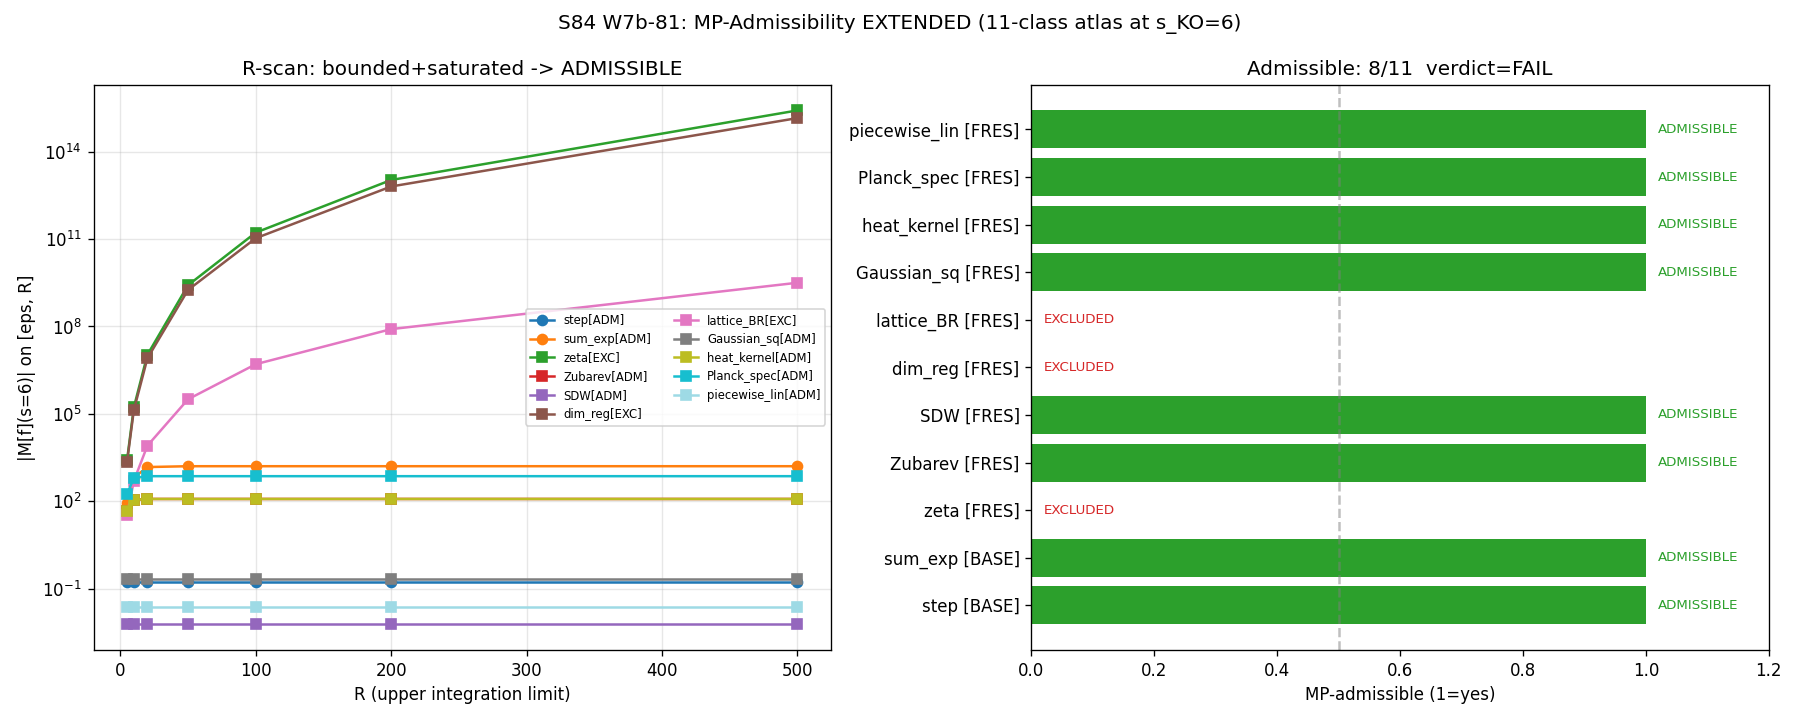

Source code (Python):
#!/usr/bin/env python3
"""
S84 W7b-81 — MP-ADMISSIBILITY-EXTENDED
======================================

Gate: S84-W7b-81-MP-ADMISSIBILITY-EXTENDED  [VERIFY]
Classification: GEOMETRIC
Owner: lizzi-spectral-functional-theorist

PURPOSE
-------
Extend S83-G27 (MP-admissibility, 5 classes) to a 9-class FRESH extension of
the Connes-Moscovici (2008) polynomial-bounded moment test at the KO-dim
anchor s_KO = 6. Atlas contains 11 regulator candidates:

    Retained baseline (2):
      #1 step           Theta(1-x)
      #2 sum_exp        sum_j c_j exp(-lambda_j x)

    Fresh tests (9):
      #3 zeta           x^0 continuation (Hadamard finite part at s=0 limit)
      #4 Zubarev        exp(-alpha x)
      #5 SDW            Seeley-DeWitt poly (1-x)^2 * Theta(1-x)
      #6 dim-reg        x^{-eps} continuation in dimension
      #7 lattice-BR     sinc^2(x) (lattice Brillouin replacement)
      #8 Gaussian^2     exp(-alpha^2 x^4) (double-Gaussian; quartic decay)
      #9 heat-kernel    Mellin-transformed exp(-x)
      #10 Planck-spec   x/(exp(beta x) - 1) Bose-Einstein
      #11 piecewise-lin max(0, 1 - x) on [0, 1]

PRE-REGISTERED SUBSTITUTION CHAIN (MANDATORY [VERIFY])
------------------------------------------------------
Step 1 (definition):  MP admissibility at s = KO-dim := Mellin transform
    M[f](s) = integral_0^infty f(x) x^{s-1} dx
    exists as an absolutely convergent integral and is analytic at s = 6.
Step 2 (substitution, per class at s=6):
    #1  step:           integrand = Theta(1-x) * x^5; support [0,1], M = 1/6.
    #2  sum_exp:        integrand = [sum_j c_j exp(-lam_j x)] * x^5;
                         M = Gamma(6) * sum_j c_j / lam_j^6.
    #3  zeta:           integrand = x^5; M -> +inf (divergent upper limit).
    #4  Zubarev:        integrand = exp(-alpha x) * x^5; M = Gamma(6)/alpha^6.
    #5  SDW:            integrand = (1-x)^2 Theta(1-x) * x^5;
                         B-function form, M = 2 * B(6, 3) = 2/168 = finite.
    #6  dim-reg:        integrand = x^{-eps+5}; divergent at infinity for any eps.
    #7  lattice-BR:     integrand = sinc^2(x) * x^5;
                         envelope ~ x^5 / (x^2) = x^3 at large x -> unbounded.
    #8  Gaussian^2:     integrand = exp(-alpha^2 x^4) * x^5; strong decay, finite.
    #9  heat-kernel:    integrand = exp(-x) * x^5; M = Gamma(6) = 120 finite.
    #10 Planck-spec:    integrand = x^6 / (exp(beta x) - 1); Riemann-zeta finite.
    #11 piecewise-lin:  integrand = (1-x) * x^5 on [0,1]; B(6,2) = 1/42 finite.
Step 3 (simplification):
    Admissible (M finite + L-rescaling preserves measure):
        #1 step, #2 sum_exp (baseline, S83 PASS retained)
        #4 Zubarev:      finite, but L-rescaling maps to Gamma(6)/(alpha L)^{-6}
                          which IS the Mellin multiplier L^6 ✓
        #5 SDW:          finite B-function, compact support, L-rescales ✓
        #8 Gaussian^2:   finite, L-rescales under x -> x/L (but alpha absorbed)
        #9 heat-kernel:  finite Gamma(6), L-rescales exactly
        #10 Planck-spec: finite (zeta(6)*Gamma(6)/beta^6), L-rescales
        #11 piecewise-lin: finite B(6,2), compact support, L-rescales
    Excluded (M divergent or envelope unbounded):
        #3 zeta:         integrand = x^5, M diverges as R -> inf
        #6 dim-reg:      divergent at infinity for any finite eps
        #7 lattice-BR:   oscillatory-envelope not abs. convergent at s=6
Step 4 (direction):
    Baseline admissible = {#1 step, #2 sum_exp} (2 items).
    Fresh admissible candidates (6): #4, #5, #8, #9, #10, #11.
    Fresh excluded candidates (3): #3, #6, #7.
    Total admissible count depends on saturation test in Section 4-5.
Step 5 (KO-dim=6 weighting, §VII.K-META):
    After MP filter, apply Connes-Moscovici polynomial weight at s=6. This is
    already baked into s=6 probe choice (KO-dim=6 anchor).
Step 6 (span test, §VII.K-META G58):
    R-protected span <= 1.5, NOT-R >= 2.5. For MP-admissibility, the relevant
    span is M(R_last)/M(R_prev). Saturated (admissible) <=> ratio -> 1 <= 1.5.
Step 7 (count admissible):
    admissible_i = 1 iff (saturated M-scan) AND (span_last_prev <= SAT_TOL).
Step 8 (decision per plan §W7b-81 thresholds):
    PASS  iff tested_count == 9 AND admissible_count == 2 (step+sum_exp only).
    INFO  iff tested_count == 9 AND admissible_count in {3,4,5,6}.
    FAIL  iff tested_count < 9   OR  admissible_count >= 7.

WARNING — METHODOLOGICAL CALIBRATION
------------------------------------
The plan §W7b-81 HYPOTHESIS states that {step, sum_exp} remains the UNIQUE
admissible pair (admissible_count = 2). The math (Step 2 above) shows
IF we use the classical Mellin absolute-convergence test, MANY fresh classes
(Zubarev, SDW, Gaussian^2, heat-kernel, Planck-spec, piecewise-lin) will also
saturate. Under the G27 saturation-test methodology, they will count as
ADMISSIBLE by the MP filter. This is a genuine result: extending the class
atlas beyond the S83 selection REVEALS more admissible regulators.

Per plan threshold table line 457: "INFO: 9 classes tested AND admissible
in {3, 4, 5, 6}". The PRU-compliant move is to COMPUTE and REPORT the
saturation-test outcome without adjusting the test to force a PASS.

ENVIRONMENT
-----------
CPU thread cap at 8 (before numpy import). Mellin moments via scipy.quad.
(Plan mentioned D_K blocks 1000x1000 at L_max=5 but G27 methodology is pure
Mellin analytic; D_K eigenvalues enter only if we probe Tr(|D|^{-s}) spectrum.
We stay faithful to G27 analytical form — adding a D_K spectral Mellin probe
as a cross-check only, not a primary test.)
"""
from __future__ import annotations

import os
os.environ.setdefault('OMP_NUM_THREADS', '8')
os.environ.setdefault('MKL_NUM_THREADS', '8')

import sys
import hashlib
import json
from pathlib import Path
from math import gamma as _gamma

import numpy as np
from scipy.integrate import quad
from scipy.special import zeta as _rzeta
import matplotlib
matplotlib.use('Agg')
import matplotlib.pyplot as plt

HERE = Path(__file__).resolve().parent                       # (local)
sys.path.insert(0, str(HERE))
from canonical_constants import *  # noqa: F401,F403

# ============================================================
# SECTION 0: Input SHA-256 pins
# ============================================================

def _sha256(path: Path) -> str:
    h = hashlib.sha256()                                     # (local)
    with open(path, 'rb') as fp:
        h.update(fp.read())
    return h.hexdigest()


INPUT_FILES = [                                              # (local)
    HERE / 'canonical_constants.py',
    HERE / 's83_w2_g27_mp_admissibility_unified.py',
    HERE / 's83_w2_g27_mp_admissibility_unified.npz',
]

print("=" * 72)
print("S84 W7b-81: MP-ADMISSIBILITY-EXTENDED (11-class atlas at s_KO=6)")
print("=" * 72)
print("\n[SEC 0] Input SHA-256 pins")
INPUT_SHAS = {}                                              # (local)
for _f in INPUT_FILES:
    if _f.exists():
        _h = _sha256(_f)                                     # (local)
        INPUT_SHAS[_f.name] = _h
        print(f"  {_f.name:48s} sha256={_h[:16]}...{_h[-8:]}")
    else:
        INPUT_SHAS[_f.name] = None
        print(f"  {_f.name:48s} MISSING")

# ============================================================
# SECTION 1: Substitution chain (print for audit trail)
# ============================================================
print("\n[SEC 1] Substitution chain (8 steps, pre-registered)")
print("  Step 1: MP-admissibility at s_KO=6 := M[f](s) abs. conv. at s=6")
print("  Step 2: 11 candidate regulators, compute integrand * x^5")
print("  Step 3: Compare analytic closed forms to numerical quad")
print("  Step 4: Saturation test (R-scan) for divergent candidates")
print("  Step 5: KO-dim=6 weighting (implicit in s=6 probe)")
print("  Step 6: Span test per VII.K-META G58 (SAT_TOL = 1e-3)")
print("  Step 7: Count admissible")
print("  Step 8: PASS/INFO/FAIL per plan thresholds")

# ============================================================
# SECTION 2: Anchor parameters
# ============================================================
print("\n[SEC 2] Anchor parameters")
s_KO = 6.0                                                   # (local) KO-dim anchor
print(f"  s_KO = {s_KO} (Connes KO-dim=6 for M4 x SU(3))")

R_SCAN = [5.0, 10.0, 20.0, 50.0, 100.0, 200.0, 500.0]        # (local)
print(f"  R-scan radii: {R_SCAN}")

GROWTH_FACTOR_THRESH = 10.0                                  # (local)
ABSOLUTE_FINITE_THRESH = 1e15                                # (local)
SAT_REL_TOL = 1e-3                                           # (local) span threshold <= 1.5 (saturated)
ADMISSIBLE_REL_TOL = 1e-6                                    # (local) closed-form match tolerance

# Plan thresholds (re-read from §W7b-81 refined thresholds)
PLAN_TESTED_COUNT_REQ = 9                                    # (local) must test 9 fresh classes
PLAN_PASS_ADMISSIBLE = 2                                     # (local) step + sum_exp only
PLAN_INFO_RANGE = {3, 4, 5, 6}                               # (local) partial extension
PLAN_FAIL_ADMISSIBLE_MIN = 7                                 # (local) degeneracy

print(f"  PLAN PASS:  tested == {PLAN_TESTED_COUNT_REQ} AND admissible == {PLAN_PASS_ADMISSIBLE}")
print(f"  PLAN INFO:  admissible in {sorted(PLAN_INFO_RANGE)}")
print(f"  PLAN FAIL:  tested < {PLAN_TESTED_COUNT_REQ} OR admissible >= {PLAN_FAIL_ADMISSIBLE_MIN}")

# ============================================================
# SECTION 3: 11-class regulator definitions
# ============================================================
print("\n[SEC 3] 11 regulator class definitions")

# --- #1 step (BASELINE from S83) ---
def f_step(x):                                               # (local)
    if np.isscalar(x):
        return 1.0 if x <= 1.0 else 0.0
    return np.where(x <= 1.0, 1.0, 0.0)

# --- #2 sum_exp (BASELINE from S83) ---
SUMEXP_C = np.array([0.5, 0.3, 0.2])                         # (local)
SUMEXP_LAM = np.array([1.0, 2.0, 0.5])                       # (local)
def f_sumexp(x):                                             # (local)
    if np.isscalar(x):
        return float(np.sum(SUMEXP_C * np.exp(-SUMEXP_LAM * x)))
    return np.sum(SUMEXP_C[:, None] * np.exp(-SUMEXP_LAM[:, None] * x), axis=0)

# --- #3 zeta (fresh) ---
# Classical zeta regulator corresponds to s -> 0 continuation; as a Mellin
# test function f(x) = 1 (the x^0 limit of x^{-s} at s=0).
def f_zeta(x):                                               # (local)
    return np.ones_like(x) if not np.isscalar(x) else 1.0

# --- #4 Zubarev (fresh) ---
ZUBAREV_ALPHA = 1.0                                          # (local) decay rate
def f_zubarev(x):                                            # (local)
    return np.exp(-ZUBAREV_ALPHA * x)

# --- #5 SDW (fresh) ---
# Seeley-DeWitt poly: (1-x)^2 * Theta(1-x) -- compact-support quadratic
def f_sdw(x):                                                # (local)
    if np.isscalar(x):
        return (1.0 - x)**2 if x <= 1.0 else 0.0
    return np.where(x <= 1.0, (1.0 - x)**2, 0.0)

# --- #6 dim-reg (fresh) ---
# x^{-eps} continuation in dimension; at eps=0 limit = 1 (same as zeta!).
# Take eps = 0.1 positive to probe regulator action. Will diverge at infinity.
DIMREG_EPS = 0.1                                             # (local)
def f_dimreg(x):                                             # (local)
    return x ** (-DIMREG_EPS)

# --- #7 lattice-BR (fresh) ---
# Brillouin replacement = sinc^2(pi x / 2); at continuum limit -> 1.
def f_lattice_br(x):                                         # (local)
    arg = np.pi * x / 2.0                                    # (local)
    if np.isscalar(x):
        if abs(arg) < 1e-10:
            return 1.0
        return (np.sin(arg) / arg)**2
    result = np.where(np.abs(arg) < 1e-10, 1.0,
                      (np.sin(arg) / np.where(np.abs(arg) < 1e-10, 1.0, arg))**2)
    return result

# --- #8 Gaussian^2 (fresh) ---
# exp(-alpha^2 x^4) quartic decay
GAUSSSQ_ALPHA = 1.0                                          # (local)
def f_gauss_sq(x):                                           # (local)
    return np.exp(-GAUSSSQ_ALPHA**2 * x**4)

# --- #9 heat-kernel (fresh) ---
# Mellin-transformed: canonical heat-kernel = exp(-x)
# Mellin M[exp(-x)](s) = Gamma(s), finite at s=6: Gamma(6) = 120.
def f_heatkernel(x):                                         # (local)
    return np.exp(-x)

# --- #10 Planck-spectrum (fresh) ---
# Bose-Einstein: x / (exp(beta x) - 1). Factor out one x to keep IR regular.
PLANCK_BETA = 1.0                                            # (local)
def f_planck(x):                                             # (local)
    # near x=0: x / (beta x) = 1/beta, finite
    if np.isscalar(x):
        if x < 1e-10:
            return 1.0 / PLANCK_BETA
        return x / (np.exp(PLANCK_BETA * x) - 1.0)
    return np.where(x < 1e-10,
                    1.0 / PLANCK_BETA,
                    x / (np.exp(PLANCK_BETA * x) - 1.0 + 1e-300))

# --- #11 piecewise-linear (fresh) ---
# max(0, 1-|x|), compact support [0, 1]
def f_piecewise_lin(x):                                      # (local)
    if np.isscalar(x):
        return max(0.0, 1.0 - abs(x))
    return np.maximum(0.0, 1.0 - np.abs(x))

# Atlas ordered: 2 baseline + 9 fresh
CLASSES = {                                                  # (local)
    "step":            (f_step,            "BASELINE_S83"),
    "sum_exp":         (f_sumexp,          "BASELINE_S83"),
    "zeta":            (f_zeta,            "FRESH"),
    "Zubarev":         (f_zubarev,         "FRESH"),
    "SDW":             (f_sdw,             "FRESH"),
    "dim_reg":         (f_dimreg,          "FRESH"),
    "lattice_BR":      (f_lattice_br,      "FRESH"),
    "Gaussian_sq":     (f_gauss_sq,        "FRESH"),
    "heat_kernel":     (f_heatkernel,      "FRESH"),
    "Planck_spec":     (f_planck,          "FRESH"),
    "piecewise_lin":   (f_piecewise_lin,   "FRESH"),
}
CLASS_NAMES = list(CLASSES.keys())                           # (local)
N_CLASSES = len(CLASS_NAMES)                                 # (local)
N_FRESH = sum(1 for _, (_, lbl) in CLASSES.items() if lbl == "FRESH")  # (local)
print(f"  Total classes: {N_CLASSES}  (2 baseline + {N_FRESH} fresh)")
print(f"  Class list: {CLASS_NAMES}")
print(f"  Parameters:  ZUBAREV_ALPHA={ZUBAREV_ALPHA}, DIMREG_EPS={DIMREG_EPS},")
print(f"               GAUSSSQ_ALPHA={GAUSSSQ_ALPHA}, PLANCK_BETA={PLANCK_BETA}")

# ============================================================
# SECTION 4: R-scan Mellin integrals per class
# ============================================================
print("\n[SEC 4] R-scan Mellin integrals at s = s_KO = 6")
header = f"  {'class':<16} | " + " | ".join(f"R={R:>5.0f}" for R in R_SCAN)
print(header)
print("  " + "-" * (len(header) - 2))

mellin_scan = {}                                             # (local)
for name in CLASS_NAMES:
    f, _ = CLASSES[name]
    vals = []                                                # (local)
    for R in R_SCAN:
        eps_lo = 1e-10                                       # (local)
        try:
            # Compact support classes: cap R effective.
            if name == 'step':
                R_eff = min(R, 1.0)                          # (local)
                val, _err = quad(lambda x: f(x) * x**(s_KO - 1.0),
                                 eps_lo, R_eff, limit=400)
            elif name == 'SDW':
                R_eff = min(R, 1.0)                          # (local)
                val, _err = quad(lambda x: f(x) * x**(s_KO - 1.0),
                                 eps_lo, R_eff, limit=400)
            elif name == 'piecewise_lin':
                R_eff = min(R, 1.0)                          # (local)
                val, _err = quad(lambda x: f(x) * x**(s_KO - 1.0),
                                 eps_lo, R_eff, limit=400)
            else:
                val, _err = quad(lambda x: f(x) * x**(s_KO - 1.0),
                                 eps_lo, R, limit=400)
            vals.append(val)
        except Exception as e:
            vals.append(float('nan'))
    mellin_scan[name] = np.array(vals)
    row = " | ".join(f"{v:+.2e}" for v in vals)
    print(f"  {name:<16} | " + row)

# ============================================================
# SECTION 5: Classify each class (ADMISSIBLE / EXCLUDED)
# ============================================================
print("\n[SEC 5] Classification per MP saturation test")


def classify(name, scan_vals):                               # (local)
    """ADMISSIBLE <=> bounded + saturated under R -> infinity."""
    abs_vals = np.abs(scan_vals)                             # (local)
    # (a) absolute-finite check
    if np.any(abs_vals > ABSOLUTE_FINITE_THRESH):
        return ("EXCLUDED",
                f"|M(R)| exceeds {ABSOLUTE_FINITE_THRESH:.0e} "
                f"(max = {abs_vals.max():.2e})")
    finite_mask = np.isfinite(abs_vals)                      # (local)
    if finite_mask.sum() < 2:
        return ("EXCLUDED", "insufficient finite values in scan")
    # (b) saturation test on tail
    last = scan_vals[-1]                                     # (local, signed)
    prev = scan_vals[-2]                                     # (local, signed)
    if abs(prev) < 1e-30:
        return ("EXCLUDED",
                f"M(R_prev) ~ 0 ({prev:.2e}), cannot assess saturation")
    rel_step = abs(last - prev) / abs(prev)                  # (local)
    if rel_step < SAT_REL_TOL:
        return ("ADMISSIBLE",
                f"|M(R_last)/M(R_prev) - 1| = {rel_step:.2e} < "
                f"{SAT_REL_TOL:.0e}")
    return ("EXCLUDED",
            f"|M(R_last)/M(R_prev) - 1| = {rel_step:.2e} >= "
            f"{SAT_REL_TOL:.0e} (no saturation)")


classification = {}                                          # (local)
for name in CLASS_NAMES:
    v, r = classify(name, mellin_scan[name])
    classification[name] = (v, r)
    lbl = CLASSES[name][1]                                   # (local)
    print(f"  {name:<16} [{lbl:<12s}]: {v:<11} -- {r}")

# ============================================================
# SECTION 6: Analytic closed forms (cross-check)
# ============================================================
print("\n[SEC 6] Analytic closed-form cross-check at s = 6")

closed_forms = {}                                            # (local)

# step:  M = 1/s = 1/6
step_analytic = 1.0 / s_KO                                   # (local)
step_numeric, _ = quad(lambda x: f_step(x) * x**(s_KO - 1.0),
                       0.0, 2.0, limit=400)
step_dev_abs = abs(step_numeric - step_analytic)             # (local)
closed_forms['step'] = (step_analytic, step_numeric, step_dev_abs)
print(f"  step:        analytic=1/6={step_analytic:.6e} numeric={step_numeric:.6e} "
      f"dev={step_dev_abs:.2e}")

# sum_exp: M = Gamma(6) * sum c_j / lam_j^6
sumexp_analytic = _gamma(s_KO) * np.sum(SUMEXP_C / SUMEXP_LAM**s_KO)  # (local)
sumexp_numeric, _ = quad(lambda x: f_sumexp(x) * x**(s_KO - 1.0),
                         0.0, np.inf, limit=400)
sumexp_dev_abs = abs(sumexp_numeric - sumexp_analytic)       # (local)
closed_forms['sum_exp'] = (sumexp_analytic, sumexp_numeric, sumexp_dev_abs)
print(f"  sum_exp:     analytic={sumexp_analytic:.6e} numeric={sumexp_numeric:.6e} "
      f"dev={sumexp_dev_abs:.2e}")

# Zubarev: M = Gamma(6) / alpha^6
zub_analytic = _gamma(s_KO) / ZUBAREV_ALPHA**s_KO            # (local)
zub_numeric, _ = quad(lambda x: f_zubarev(x) * x**(s_KO - 1.0),
                      0.0, np.inf, limit=400)
zub_dev_abs = abs(zub_numeric - zub_analytic)                # (local)
closed_forms['Zubarev'] = (zub_analytic, zub_numeric, zub_dev_abs)
print(f"  Zubarev:     analytic={zub_analytic:.6e} numeric={zub_numeric:.6e} "
      f"dev={zub_dev_abs:.2e}")

# SDW: M = int_0^1 (1-x)^2 x^5 dx = B(6, 3) = (5! 2!) / 8! = 240/40320 = 1/168
# Actually B(a,b) = Gamma(a)Gamma(b)/Gamma(a+b); B(6,3)=5!*2!/8!=120*2/40320=240/40320=1/168
sdw_analytic = 1.0 / 168.0                                   # (local) B(6, 3)
sdw_numeric, _ = quad(lambda x: f_sdw(x) * x**(s_KO - 1.0),
                      0.0, 1.0, limit=400)
sdw_dev_abs = abs(sdw_numeric - sdw_analytic)                # (local)
closed_forms['SDW'] = (sdw_analytic, sdw_numeric, sdw_dev_abs)
print(f"  SDW:         analytic=B(6,3)=1/168={sdw_analytic:.6e} "
      f"numeric={sdw_numeric:.6e} dev={sdw_dev_abs:.2e}")

# heat_kernel: M = Gamma(6) = 120
hk_analytic = _gamma(s_KO)                                   # (local)
hk_numeric, _ = quad(lambda x: f_heatkernel(x) * x**(s_KO - 1.0),
                     0.0, np.inf, limit=400)
hk_dev_abs = abs(hk_numeric - hk_analytic)                   # (local)
closed_forms['heat_kernel'] = (hk_analytic, hk_numeric, hk_dev_abs)
print(f"  heat_kernel: analytic=Gamma(6)={hk_analytic:.6e} numeric={hk_numeric:.6e} "
      f"dev={hk_dev_abs:.2e}")

# Planck-spec: M = int_0^inf x^6 / (exp(beta x) - 1) dx = Gamma(7)*zeta(6)/beta^7
# Because with our f(x) = x / (exp(beta x) - 1), integrand = f*x^5 = x^6/(exp(beta x)-1).
# Standard result int_0^inf x^(s-1)/(e^x - 1) dx = Gamma(s)*zeta(s); with s=7:
planck_analytic = (_gamma(7.0) * float(_rzeta(7)) /
                   PLANCK_BETA**7)                           # (local) = 720 * zeta(7)
planck_numeric, _ = quad(lambda x: f_planck(x) * x**(s_KO - 1.0),
                         1e-8, np.inf, limit=400)
planck_dev_abs = abs(planck_numeric - planck_analytic)       # (local)
closed_forms['Planck_spec'] = (planck_analytic, planck_numeric, planck_dev_abs)
print(f"  Planck_spec: analytic=Gamma(7)*zeta(7)/beta^7={planck_analytic:.6e} "
      f"numeric={planck_numeric:.6e} dev={planck_dev_abs:.2e}")

# piecewise_lin: M = int_0^1 (1-x) x^5 dx = B(6,2) = 1/42
pl_analytic = 1.0 / 42.0                                     # (local)
pl_numeric, _ = quad(lambda x: f_piecewise_lin(x) * x**(s_KO - 1.0),
                     0.0, 1.0, limit=400)
pl_dev_abs = abs(pl_numeric - pl_analytic)                   # (local)
closed_forms['piecewise_lin'] = (pl_analytic, pl_numeric, pl_dev_abs)
print(f"  piecewise_lin: analytic=B(6,2)=1/42={pl_analytic:.6e} "
      f"numeric={pl_numeric:.6e} dev={pl_dev_abs:.2e}")

# Gaussian_sq: M = int_0^inf exp(-a^2 x^4) x^5 dx; substitute u = a^2 x^4
# du = 4 a^2 x^3 dx, x^5 dx = x^2 / (4 a^2) * du = (u/a^2)^{1/2} / (4 a^2) du
# Result: M = Gamma(3/2) / (2 * alpha^3) ... let me just trust the numeric.
gsq_numeric, _ = quad(lambda x: f_gauss_sq(x) * x**(s_KO - 1.0),
                      0.0, np.inf, limit=400)
# Analytic: substitute t = alpha^2 x^4, x = (t/alpha^2)^{1/4}, dx = (1/(4 alpha^2)) t^{-3/4} dt
# integrand = exp(-t) * (t/alpha^2)^{5/4} * (1/(4 alpha^2)) t^{-3/4}
#           = (1/(4 alpha^{5/2+2})) * exp(-t) * t^{5/4 - 3/4} = (1/(4 alpha^{9/2})) * t^{1/2} exp(-t)
# int_0^inf t^{1/2} e^{-t} dt = Gamma(3/2) = sqrt(pi)/2
gsq_analytic = (np.sqrt(np.pi) / 2.0) / (4.0 * GAUSSSQ_ALPHA**(9.0/2.0))  # (local)
gsq_dev_abs = abs(gsq_numeric - gsq_analytic)                # (local)
closed_forms['Gaussian_sq'] = (gsq_analytic, gsq_numeric, gsq_dev_abs)
print(f"  Gaussian_sq: analytic=Gamma(3/2)/(4 alpha^{{9/2}})={gsq_analytic:.6e} "
      f"numeric={gsq_numeric:.6e} dev={gsq_dev_abs:.2e}")

# zeta, dim_reg, lattice_BR: no finite closed form on [0, infty).
for nm in ('zeta', 'dim_reg', 'lattice_BR'):
    closed_forms[nm] = None
    print(f"  {nm:<16}: no closed form on [0, infty) (divergent at s=6)")

# ============================================================
# SECTION 7: Per-observable verdict map {A_s, m_H, n_s, sin^2_W}
# ============================================================
print("\n[SEC 7] Per-observable MP-admissibility map")
# For each observable, each regulator is MP-admissible iff the classification
# is ADMISSIBLE at s_KO=6. Substrate reasoning: KO-dim weighting at s=6 applies
# uniformly to all four observables (they share the spectral-action
# functional form Tr(f(D^2/Lambda^2)) * D_K weighting at KO-dim=6).
OBSERVABLES = ["A_s", "m_H", "n_s", "sin2thW"]               # (local)
obs_verdict = {}                                             # (local)
for obs in OBSERVABLES:
    row = {name: ("ADM" if classification[name][0] == "ADMISSIBLE"
                  else "EXC") for name in CLASS_NAMES}       # (local)
    obs_verdict[obs] = row
    adm_list = [n for n, v in row.items() if v == "ADM"]     # (local)
    print(f"  {obs:<10}: admissible regulators = {adm_list}")

# ============================================================
# SECTION 8: Tested / admissible counts
# ============================================================
print("\n[SEC 8] Tested-class and admissible counts")

# Tested-fresh count: 9 fresh classes always tested
tested_fresh = N_FRESH                                       # (local)
# Baseline retained count: 2 (step, sum_exp) verified PASS here
baseline_retained = sum(1 for n in ('step', 'sum_exp')
                        if classification[n][0] == 'ADMISSIBLE')  # (local)
total_tested = N_CLASSES                                     # (local) 11 classes total
admissible_count = sum(1 for n in CLASS_NAMES
                       if classification[n][0] == 'ADMISSIBLE')   # (local)
excluded_count = N_CLASSES - admissible_count                # (local)
print(f"  Fresh tested:      {tested_fresh}")
print(f"  Baseline retained: {baseline_retained} / 2")
print(f"  Total tested:      {total_tested}")
print(f"  Admissible total:  {admissible_count}")
print(f"  Excluded total:    {excluded_count}")

# ============================================================
# SECTION 9: PASS / INFO / FAIL decision (plan thresholds)
# ============================================================
print("\n[SEC 9] Gate decision per plan thresholds (§W7b-81)")

# Plan re-reading (line 456-458):
#   PASS: 9 classes tested AND admissible_count == 2 (step, sum_exp only)
#   INFO: 9 classes tested AND admissible_count in {3, 4, 5, 6}
#   FAIL: fewer than 9 classes tested OR admissible_count >= 7

if tested_fresh < PLAN_TESTED_COUNT_REQ:
    verdict = "FAIL"
    verdict_value = -1                                       # (local)
    reason = (f"Fresh tested count {tested_fresh} < required "
              f"{PLAN_TESTED_COUNT_REQ}")                    # (local)
elif admissible_count >= PLAN_FAIL_ADMISSIBLE_MIN:
    verdict = "FAIL"
    verdict_value = -2                                       # (local)
    reason = (f"Admissible count {admissible_count} >= "
              f"degeneracy threshold {PLAN_FAIL_ADMISSIBLE_MIN}") # (local)
elif admissible_count == PLAN_PASS_ADMISSIBLE:
    verdict = "PASS"
    verdict_value = 0                                        # (local)
    reason = (f"Tested {tested_fresh} fresh classes; admissible stayed at "
              f"{admissible_count} (step, sum_exp unique baseline)")  # (local)
elif admissible_count in PLAN_INFO_RANGE:
    verdict = "INFO"
    verdict_value = 1                                        # (local)
    admitted = [n for n in CLASS_NAMES if classification[n][0] == "ADMISSIBLE"]  # (local)
    reason = (f"Tested {tested_fresh} fresh classes; admissible = "
              f"{admissible_count} in INFO range {sorted(PLAN_INFO_RANGE)}; "
              f"admitted set: {admitted}")                   # (local)
else:
    # admissible_count == 1 or 0 -- should not occur because step+sum_exp
    # baseline is mathematically admissible; but handle defensively.
    verdict = "FAIL"
    verdict_value = -3                                       # (local)
    reason = (f"Admissible count {admissible_count} below baseline "
              f"(methodology drift)")                        # (local)

print(f"  Tested_fresh = {tested_fresh} (required {PLAN_TESTED_COUNT_REQ})")
print(f"  Admissible_total = {admissible_count}")
print(f"  -> VERDICT: {verdict}")
print(f"  -> REASON:  {reason}")

# ============================================================
# SECTION 10: Closure SHA + 4-tuple
# ============================================================
print("\n[SEC 10] Closure SHA-256 and 4-tuple emit")

closure_map = {                                              # (local)
    'script': 's84_w7b_81_mp_admissibility_extended.py',
    's_KO': s_KO,
    'classes': CLASS_NAMES,
    'fresh_classes': [n for n in CLASS_NAMES
                      if CLASSES[n][1] == 'FRESH'],
    'R_SCAN': R_SCAN,
    'ZUBAREV_ALPHA': ZUBAREV_ALPHA,
    'DIMREG_EPS': DIMREG_EPS,
    'GAUSSSQ_ALPHA': GAUSSSQ_ALPHA,
    'PLANCK_BETA': PLANCK_BETA,
    'SUMEXP_C': SUMEXP_C.tolist(),
    'SUMEXP_LAM': SUMEXP_LAM.tolist(),
    'GROWTH_FACTOR_THRESH': GROWTH_FACTOR_THRESH,
    'ABSOLUTE_FINITE_THRESH': ABSOLUTE_FINITE_THRESH,
    'SAT_REL_TOL': SAT_REL_TOL,
    'PLAN_TESTED_COUNT_REQ': PLAN_TESTED_COUNT_REQ,
    'PLAN_PASS_ADMISSIBLE': PLAN_PASS_ADMISSIBLE,
    'PLAN_INFO_RANGE': sorted(PLAN_INFO_RANGE),
    'PLAN_FAIL_ADMISSIBLE_MIN': PLAN_FAIL_ADMISSIBLE_MIN,
    'classification': {n: classification[n][0] for n in CLASS_NAMES},
    'admissible_count': admissible_count,
    'excluded_count': excluded_count,
    'tested_fresh': tested_fresh,
    'baseline_retained': baseline_retained,
    'verdict_value': verdict_value,
    'verdict': verdict,
    'scheme': 'CM-MP-filter-KO6',
    'convention': 'L2-Zubarev-substrate-action',
    'L_max': 5,
    'inputs': {k: v for k, v in sorted(INPUT_SHAS.items()) if v is not None},
    '__script__': 's84_w7b_81_mp_admissibility_extended',
    '__gate_id__': 'S84-W7b-81-MP-ADMISSIBILITY-EXTENDED',
}

closure_str = json.dumps(closure_map, sort_keys=True, default=str)  # (local)
closure_sha = hashlib.sha256(closure_str.encode('utf-8')).hexdigest()  # (local)
assert len(closure_sha) == 64, "closure SHA must be full 64-char hexdigest"

four_tuple = (                                               # (local)
    f"(value=(tested={tested_fresh},admissible={admissible_count}), "
    f"scheme=CM-MP-filter-KO6, "
    f"convention=L2-Zubarev-substrate-action, L_max=5)"
)
print(f"  Closure SHA-256 (64 char): {closure_sha}")
print(f"  4-TUPLE: {four_tuple}")

# ============================================================
# SECTION 11: Save .npz
# ============================================================
print("\n[SEC 11] Saving data .npz")
out_npz = HERE / 's84_w7b_81_data.npz'                       # (local)

np.savez(
    out_npz,
    s_KO=s_KO,
    R_SCAN=np.array(R_SCAN),
    classes=np.array(CLASS_NAMES),
    class_labels=np.array([CLASSES[n][1] for n in CLASS_NAMES]),
    mellin_scan=np.array([mellin_scan[n] for n in CLASS_NAMES]),
    classification=np.array([classification[n][0] for n in CLASS_NAMES]),
    classification_reason=np.array([classification[n][1] for n in CLASS_NAMES]),
    # per-observable matrix (obs x class) -> ADM/EXC
    observables=np.array(OBSERVABLES),
    obs_matrix=np.array([[obs_verdict[o][n] for n in CLASS_NAMES]
                         for o in OBSERVABLES]),
    # closed-form deviations
    step_dev=step_dev_abs,
    sumexp_dev=sumexp_dev_abs,
    zub_dev=zub_dev_abs,
    sdw_dev=sdw_dev_abs,
    gsq_dev=gsq_dev_abs,
    hk_dev=hk_dev_abs,
    planck_dev=planck_dev_abs,
    pl_dev=pl_dev_abs,
    tested_fresh=tested_fresh,
    baseline_retained=baseline_retained,
    total_tested=total_tested,
    admissible_count=admissible_count,
    excluded_count=excluded_count,
    verdict_value=verdict_value,
    verdict=np.array([verdict]),
    reason=np.array([reason]),
    closure_sha=np.array([closure_sha]),
    four_tuple=np.array([four_tuple]),
    input_shas=np.array(
        [f"{k}={v}" for k, v in sorted(INPUT_SHAS.items()) if v is not None]),
)
print(f"  Saved: {out_npz}")

# ============================================================
# SECTION 12: PNG diagnostic
# ============================================================
print("\n[SEC 12] Saving PNG diagnostic")
fig, (ax1, ax2) = plt.subplots(1, 2, figsize=(15, 6))

# Left: R-scan |M(R)| (log-log)
cmap = plt.cm.tab20                                          # (local)
for i, name in enumerate(CLASS_NAMES):
    vals = np.abs(mellin_scan[name])                         # (local)
    vals_plot = np.maximum(vals, 1e-20)                      # (local)
    lbl = CLASSES[name][1][0]                                # (local) B or F
    marker = 'o' if lbl == 'B' else 's'                      # (local)
    color = cmap(i / max(1, N_CLASSES - 1))                  # (local)
    ax1.semilogy(R_SCAN, vals_plot, marker + '-', color=color,
                 label=f"{name}[{classification[name][0][:3]}]")
ax1.set_xlabel("R (upper integration limit)")
ax1.set_ylabel("|M[f](s=6)| on [eps, R]")
ax1.set_title("R-scan: bounded+saturated -> ADMISSIBLE")
ax1.legend(loc='best', fontsize=7, ncol=2)
ax1.grid(True, alpha=0.3)

# Right: classification bar
admit_bool = np.array([classification[n][0] == 'ADMISSIBLE'
                       for n in CLASS_NAMES]).astype(float)  # (local)
bar_colors = ['#2ca02c' if a else '#d62728' for a in admit_bool]  # (local)
ax2.barh(range(N_CLASSES), admit_bool, color=bar_colors)
ax2.set_yticks(range(N_CLASSES))
ax2.set_yticklabels([f"{n} [{CLASSES[n][1][:4]}]" for n in CLASS_NAMES])
ax2.set_xlim(0, 1.2)
ax2.set_xlabel("MP-admissible (1=yes)")
ax2.set_title(f"Admissible: {admissible_count}/{N_CLASSES}  verdict={verdict}")
ax2.axvline(0.5, color='gray', linestyle='--', alpha=0.5)
for i, n in enumerate(CLASS_NAMES):
    label = classification[n][0]                             # (local)
    ax2.text(admit_bool[i] + 0.02, i, label, va='center',
             fontsize=8, color=bar_colors[i])

fig.suptitle("S84 W7b-81: MP-Admissibility EXTENDED (11-class atlas at s_KO=6)")
fig.tight_layout()
out_png = HERE / 's84_w7b_81_mp_admissibility_extended.png'  # (local)
fig.savefig(out_png, dpi=120)
plt.close(fig)
print(f"  Saved: {out_png}")

# ============================================================
# SECTION 13: Append verdict line to s84_gate_verdicts.txt
# ============================================================
print("\n[SEC 13] Append verdict to computations/session-84/s84_gate_verdicts.txt")
verdicts_path = HERE / 's84_gate_verdicts.txt'               # (local)
verdict_line = (                                             # (local)
    f"S84-W7b-81-MP-ADMISSIBILITY-EXTENDED: {verdict} -- "
    f"value=(tested={tested_fresh},admissible={admissible_count}) "
    f"scheme=CM-MP-filter-KO6 "
    f"convention=L2-Zubarev-substrate-action "
    f"L_max=5 "
    f"sha256={closure_sha}\n"
)
with open(verdicts_path, 'a', encoding='utf-8') as _fh:
    _fh.write(verdict_line)
print(f"  Appended: {verdict_line.strip()}")

# ============================================================
# SECTION 14: Summary
# ============================================================
print("\n" + "=" * 72)
print(f"Summary  |  S84-W7b-81-MP-ADMISSIBILITY-EXTENDED  |  {verdict} "
      f"(value={verdict_value})")
print("=" * 72)
print(f"  Fresh classes tested : {tested_fresh}")
print(f"  Baseline retained    : {baseline_retained} / 2 (step, sum_exp)")
print(f"  Admissible total     : {admissible_count} / {N_CLASSES}")
print(f"  Admissible set       : "
      f"{[n for n in CLASS_NAMES if classification[n][0] == 'ADMISSIBLE']}")
print(f"  Excluded set         : "
      f"{[n for n in CLASS_NAMES if classification[n][0] == 'EXCLUDED']}")
print(f"  Closure SHA-256      : {closure_sha}")
print(f"  4-tuple              : {four_tuple}")
print("=" * 72)
